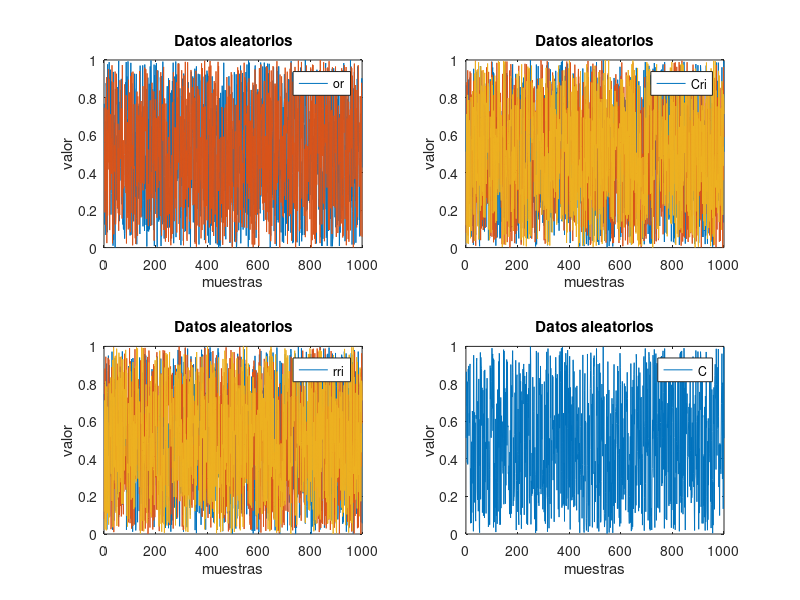

Reproduce this figure in MATLAB. (Note: this script raises an error after producing the figure.)
% Actividad #3
% Objetivos:
% - Graficar con subplot
% - Guardar archivo del dataset CSV
% Nombre: sunombre

% Limpiar variables y linea de comandos
clear%para borrar el workspace y liberar memoria RAM
clc %limpiar el command window

%% Generar datos alatorios
% En todo dataset las filas son muestras y las comlumnas son variables
variables=5; %Columnas
vname=["Corriente","Voltaje","variable3","variable4","variable5"];
%Tarea ----------------- modificar el numero de muestras del dataset
muestras=1000; %Filas
Dataset=rand(muestras, variables);
%matriz de muestras (filas) x variables (columnas)

%% Graficar el dataset
figure %no sobrescribe la anterior grafica

subplot(2,2,1)
plot(Dataset(:,2:3));%
title("Datos aleatorios");
xlabel("muestras");
ylabel("valor");
legend(vname(2:3))

subplot(2,2,2)
plot(Dataset(:,[1,4,5]));
title("Datos aleatorios");
xlabel("muestras");
ylabel("valor");
legend(vname([1,4,5]))

subplot(2,2,3)
plot(Dataset(:,3:5));%
title("Datos aleatorios");
xlabel("muestras");
ylabel("valor");
legend(vname(3:5))

subplot(2,2,4)
plot(Dataset(:,[1]));
title("Datos aleatorios");
xlabel("muestras");
ylabel("valor");
legend(vname([1]))
%clear

%% Guardar los carchivos VSC en el computador
writematrix(Dataset,'Dataset.csv')
clear
